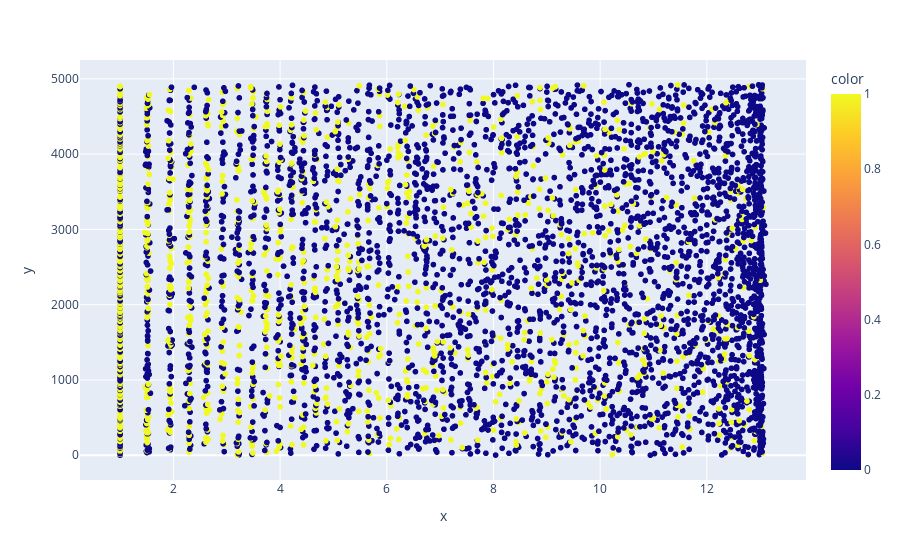

Source (notebook cell):
### Code cell
plt.figure(figsize=(18,5))
px.scatter(x=train_data["tenure"].pow(.5)/(train_data['MonthlyCharges'].pow(.1)/train_data["TotalCharges"].pow(.1)),color=train_data["Churn"])

### Figure 1 — Plotly figure (JSON) as saved in the notebook; plotly's stock layout.template omitted (floating-point values rounded to 4 significant figures; data arrays with more than 128 entries replaced by an {"elided": "..."} marker saying what was removed)
{"data": [{"hovertemplate": "x=%{x}<br>y=%{y}<br>color=%{marker.color}<extra></extra>", "legendgroup": "", "marker": {"color": {"elided": "4923 int values"}, "coloraxis": "coloraxis", "symbol": "circle"}, "mode": "markers", "name": "", "showlegend": false, "type": "scattergl", "x": {"elided": "4923 float values"}, "xaxis": "x", "y": {"elided": "4923 int values"}, "yaxis": "y"}], "layout": {"coloraxis": {"colorbar": {"title": {"text": "color"}}, "colorscale": [[0, "#0d0887"], [0.1111, "#46039f"], [0.2222, "#7201a8"], [0.3333, "#9c179e"], [0.4444, "#bd3786"], [0.5556, "#d8576b"], [0.6667, "#ed7953"], [0.7778, "#fb9f3a"], [0.8889, "#fdca26"], [1, "#f0f921"]]}, "legend": {"tracegroupgap": 0}, "margin": {"t": 60}, "xaxis": {"anchor": "y", "domain": [0, 1], "title": {"text": "x"}}, "yaxis": {"anchor": "x", "domain": [0, 1], "title": {"text": "y"}}}}
